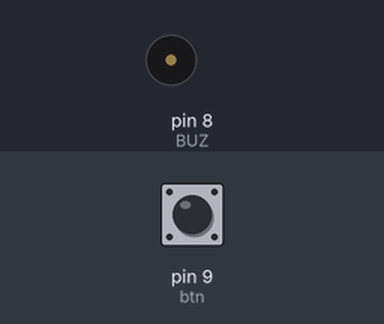
Bench run of a sketch on a simulated Arduino Uno, built with avr-gcc and run on an emulated ATmega328P. On the bench: buzzer (waves = sounding, pin HIGH). The inputs (shaded band) are chosen by the test bench; at power-on: pin 9 (btn) HIGH.

Above: at 1.2 s.
1.3 s: pin 9 (btn) pulled LOW for 0.15 s
At 1.4 s:
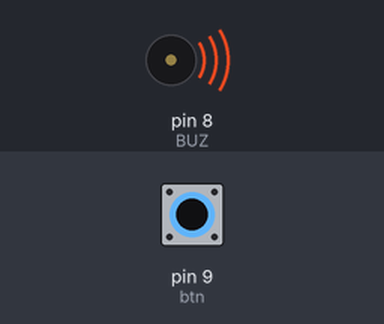
3.0 s: pin 9 (btn) pulled LOW for 3.2 s
At 7.4 s:
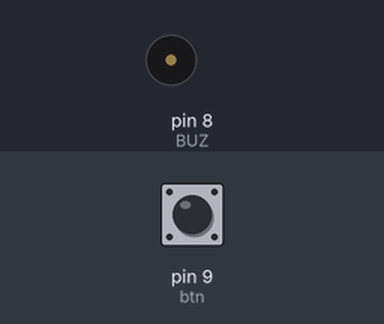
Timing chart, 0 to 8.9 s (numbered marks = the images above; inputs shaded):
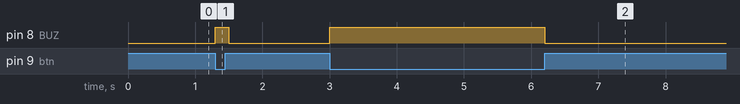

Measured:
- after the input at 1.3 s, pin 8 (BUZ): LOW → HIGH at once, → LOW 0.20 s later
- after the input at 3.0 s, pin 8 (BUZ): LOW → HIGH at once, → LOW 3.2 s later

The sketch:

7_Buzzer2.ino
```cpp
int BUZ = 8;
int btn = 9;

// 2번과제 : 버튼 하나를 누르면 소리가 나오도록 함
void setup()
{
  pinMode(BUZ, OUTPUT);
  pinMode(btn, INPUT_PULLUP);
}

void loop()
{
  if(!digitalRead(btn))
    digitalWrite(BUZ, HIGH);
  else
    digitalWrite(BUZ, LOW);
  delay(100); // 하드웨어와 소프트웨어 간의 속도차이로 인한 동작 불량 발생을 예방하기 위해
}
```
